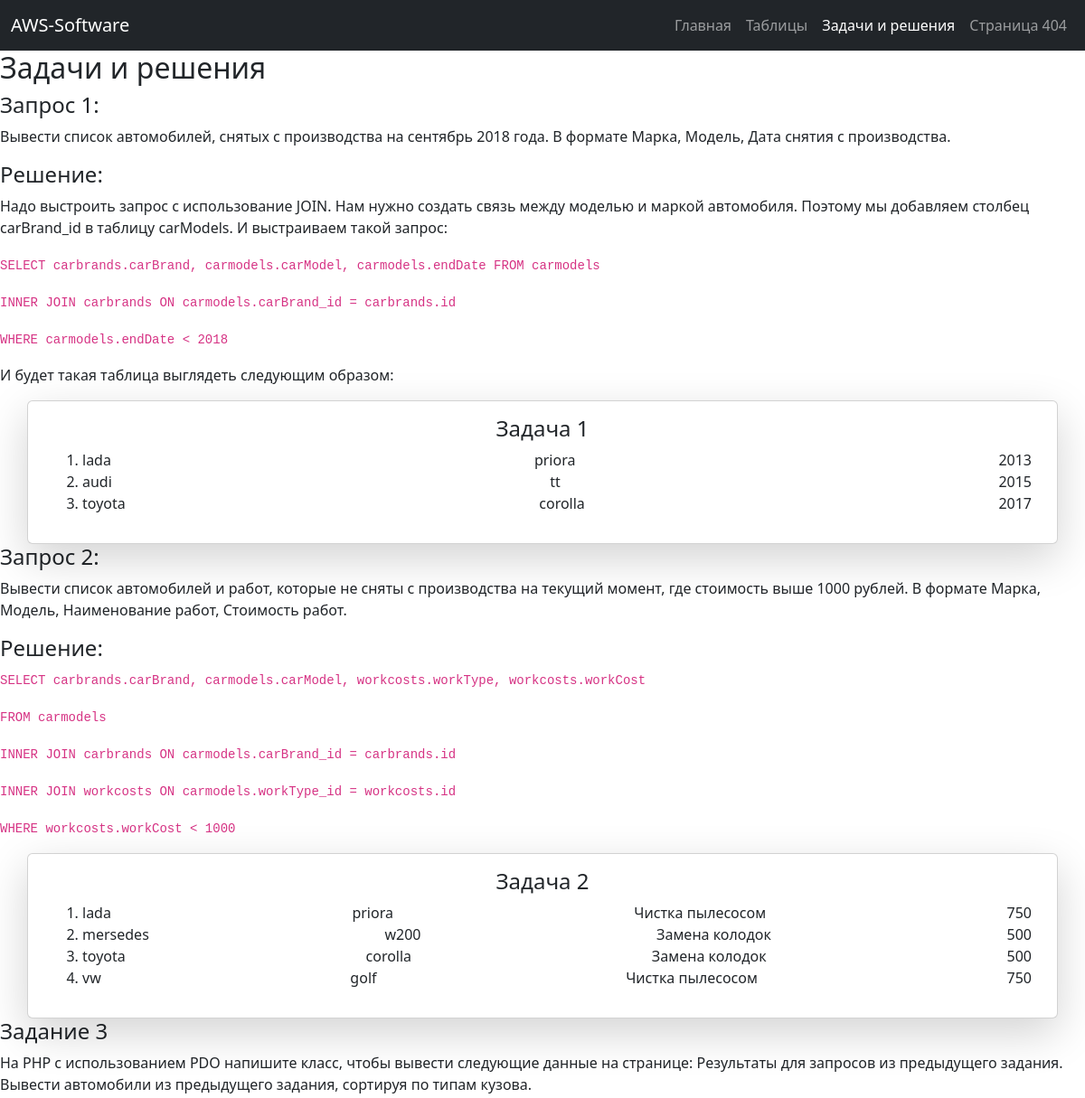
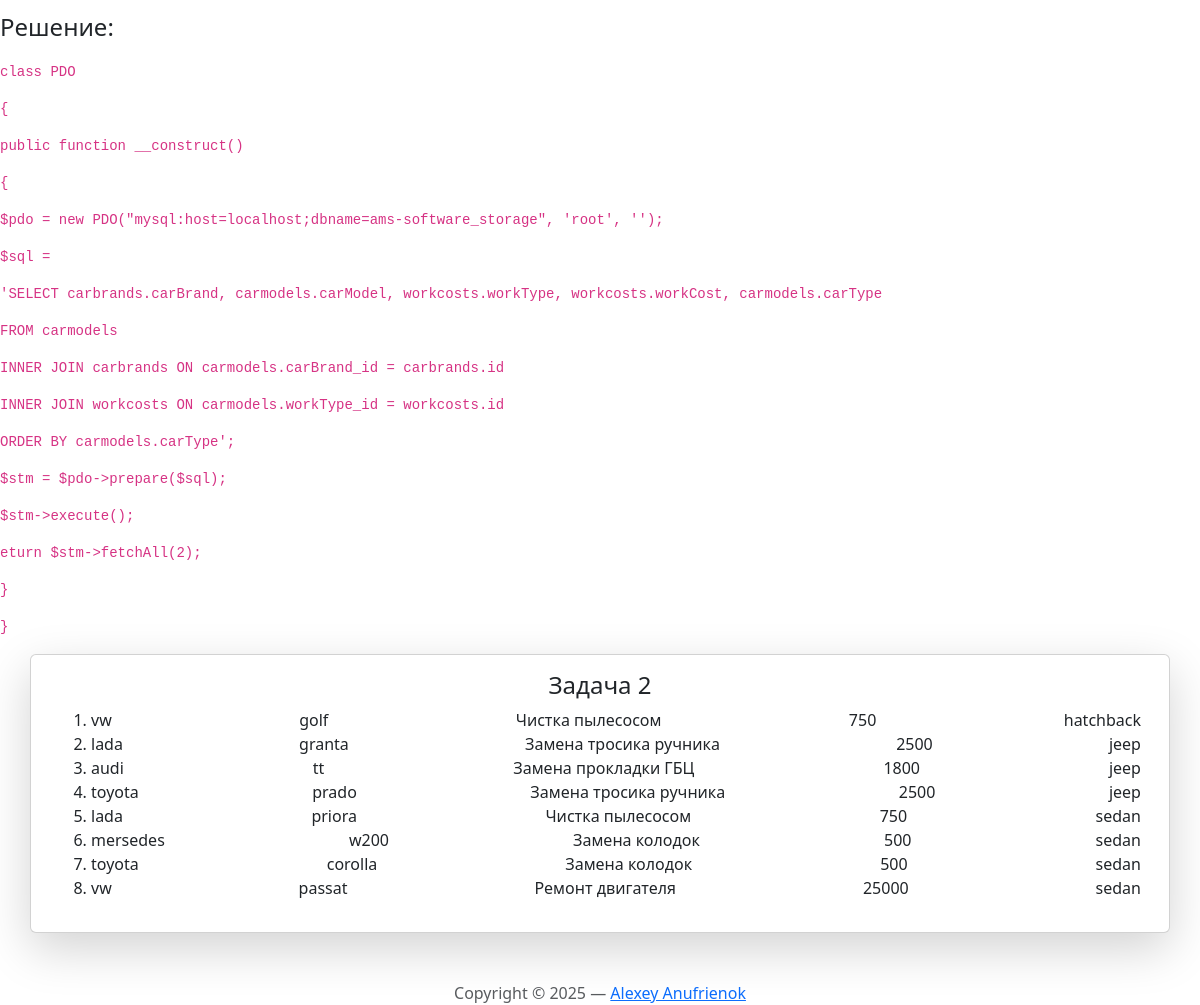
Page /task on the committed database (2 pictures, top to bottom).
### tables this page shows
CREATE TABLE `carmodels` (
  `id` int(11) NOT NULL,
  `carModel` varchar(30) DEFAULT NULL,
  `startDate` varchar(30) DEFAULT NULL,
  `endDate` varchar(30) DEFAULT NULL,
  `carImage` varchar(100) DEFAULT NULL,
  `carType` varchar(30) DEFAULT NULL,
  `carBrand_id` int(30) NOT NULL,
  `workType_id` int(30) NOT NULL
);

CREATE TABLE `carbrands` (
  `id` int(11) NOT NULL,
  `carBrand` varchar(30) DEFAULT NULL
);

CREATE TABLE `workcosts` (
  `id` int(11) NOT NULL,
  `workType` varchar(30) DEFAULT NULL,
  `workTime` varchar(30) DEFAULT NULL,
  `workCost` varchar(30) DEFAULT NULL
);

### app/controllers/Controller_task.php (called while the page is built, shortened)
<?php
class Controller_task extends Controller
{
    public function __construct()
    {
        $this->model = new Model_task();
    }
    public function action_index(): void
    {
        $data = $this->model->task();
        $this->view->generate(
            'task_view.php',
            'template_view.php',
            $data
        );
    }
}

### app/bootstrap.php (called while the page is built, shortened)
<?php
Router::start();

### index.php (called while the page is built, shortened)
<?php
require_once 'app/bootstrap.php';

### app/core/Connect.php (called while the page is built, shortened)
<?php
class Connect extends Db
{
    public static function db($database = null): PDO
    {
        $db = new db(
            CONFIG['host'],
            CONFIG['dbname'],
            CONFIG['charset'],
            CONFIG['username'],
            CONFIG['password'],
        );
        $dbVars = get_object_vars($db);
        try {
            if ($database == null) {
                return new PDO(
                    "mysql:host=$dbVars[host]",
                    "$dbVars[username]",
                    "$dbVars[password]"
                );
            } else {
                return new PDO(
                    "mysql:host=$dbVars[host];
                    dbname=$dbVars[dbname]",
                    "$dbVars[username]",
                    "$dbVars[password]"
                );
            }
        } catch (\Exception $e) {
            error_log($e->getMessage());
            die('MySQL is not connected!!!');
        }
    }
    public static function task1($dbname): false|array
    {
        $pdo = self::db($dbname);
        $sql =
            'SELECT carbrands.carBrand, carmodels.carModel, carmodels.endDate FROM carmodels
            INNER JOIN carbrands ON carmodels.carBrand_id = carbrands.id
            WHERE carmodels.endDate < 2018';
        $stm = $pdo->prepare($sql);
        $stm->execute();
        return $stm->fetchAll(2);
    }
    public static function task2($dbname): false|array
    {
        $pdo = self::db($dbname);
        $sql =
            'SELECT carbrands.carBrand, carmodels.carModel, workcosts.workType, workcosts.workCost
            FROM carmodels
            INNER JOIN carbrands ON carmodels.carBrand_id = carbrands.id
            INNER JOIN workcosts ON carmodels.workType_id = workcosts.id
            WHERE workcosts.workCost < 1000';
        $stm = $pdo->prepare($sql);
        $stm->execute();
        return $stm->fetchAll(2);
    }
    public static function task3($dbname): false|array
    {
        $pdo = self::db($dbname);
        $sql =
            'SELECT carbrands.carBrand, carmodels.carModel, workcosts.workType, workcosts.workCost, carmodels.carType
            FROM carmodels
            INNER JOIN carbrands ON carmodels.carBrand_id = carbrands.id
            INNER JOIN workcosts ON carmodels.workType_id = workcosts.id
            ORDER BY carmodels.carType';
        $stm = $pdo->prepare($sql);
        $stm->execute();
        return $stm->fetchAll(2);
    }
}

### app/models/Model_task.php (called while the page is built, shortened)
<?php
class Model_task
{
    public function task(): false|array
    {
        $res1 = Connect::task1(CONFIG['dbname']);
        $res2 = Connect::task2(CONFIG['dbname']);
        $res3 = Connect::task3(CONFIG['dbname']);
        return array($res1, $res2, $res3);
    }
}

### app/views/task_view.php (the view, shortened to what this page needs)
<h2>Задачи и решения</h2>
<h4>Запрос 1:</h4>
<p>Вывести список автомобилей, снятых с производства на сентябрь 2018 года. В формате Марка, Модель, Дата снятия с
    производства.</p>
<h4>Решение:</h4>
<p>Надо выстроить запрос с использование JOIN. Нам нужно создать связь между моделью и маркой автомобиля. Поэтому мы
    добавляем столбец carBrand_id в таблицу
    carModels. И выстраиваем такой запрос:</p>
<p><code>SELECT carbrands.carBrand, carmodels.carModel, carmodels.endDate FROM carmodels</code></p>
<p><code>INNER JOIN carbrands ON carmodels.carBrand_id = carbrands.id</code></p>
<p><code>WHERE carmodels.endDate < 2018</code></p>
<p>И будет такая таблица выглядеть следующим образом:</p>
<div class="h-100">
    <div class="container h-100">
        <div class="row justify-content-sm-center h-100">
            <div class="card shadow-lg">
                <div class="card-body">
                    <h4 class="text-center">Задача 1</h4>
                    <div class="d-flex flex-column">
                        <ol>
                            <?php
                            foreach ($data[0] as $item) {
                                ?>
                                <li>
                                    <div class="d-flex justify-content-between">
                                        <div class="cell"><?= $item['carBrand']; ?></div>
                                        <div class="cell"><?= $item['carModel']; ?></div>
                                        <div class="cell"><?= $item['endDate']; ?></div>
                                    </div>
                                </li>
                                <?php
                            } ?>
                        </ol>
                    </div>
                </div>
            </div>
        </div>
    </div>
</div>
<h4>Запрос 2:</h4>
<p>Вывести список автомобилей и работ, которые не сняты с производства на текущий момент, где стоимость выше 1000
    рублей. В формате Марка, Модель, Наименование работ, Стоимость работ.</p>
<h4>Решение:</h4>
<p><code>SELECT carbrands.carBrand, carmodels.carModel, workcosts.workType, workcosts.workCost</code></p>
<p><code>FROM carmodels</code></p>
<p><code>INNER JOIN carbrands ON carmodels.carBrand_id = carbrands.id</code></p>
<p><code>INNER JOIN workcosts ON carmodels.workType_id = workcosts.id</code></p>
<p><code>WHERE workcosts.workCost < 1000</code></p>
<div class="h-100">
    <div class="container h-100">
        <div class="row justify-content-sm-center h-100">
            <div class="card shadow-lg">
                <div class="card-body">
                    <h4 class="text-center">Задача 2</h4>
                    <div class="d-flex flex-column">
                        <ol>
                            <?php
                            foreach ($data[1] as $item) {
                                ?>
                                <li>
                                    <div class="d-flex justify-content-between">
                                        <div class="cell"><?= $item['carBrand']; ?></div>
                                        <div class="cell"><?= $item['carModel']; ?></div>
                                        <div class="cell"><?= $item['workType']; ?></div>
                                        <div class="cell"><?= $item['workCost']; ?></div>
                                    </div>
                                </li>
                                <?php
                            } ?>
                        </ol>
                    </div>
                </div>
            </div>
        </div>
    </div>
</div>
<h4>Задание 3</h4>
<p>На PHP с использованием PDO напишите класс, чтобы вывести следующие данные на странице:
    Результаты для запросов из предыдущего задания.
    Вывести автомобили из предыдущего задания, сортируя по типам кузова.
</p>
<h4>Решение:</h4>
<p>
    <code>
        <p>class PDO</p>
        <p>{</p>
        <p>public function __construct()</p>
        <p>{</p>
        <p>$pdo = new PDO("mysql:host=localhost;dbname=ams-software_storage", 'root', '');</p>
        <p>$sql =</p>
        <p>'SELECT carbrands.carBrand, carmodels.carModel, workcosts.workType, workcosts.workCost, carmodels.carType</p>
        <p>FROM carmodels</p>
        <p>INNER JOIN carbrands ON carmodels.carBrand_id = carbrands.id</p>
        <p>INNER JOIN workcosts ON carmodels.workType_id = workcosts.id</p>
        <p>ORDER BY carmodels.carType';</p>
        <p>$stm = $pdo->prepare($sql);</p>
        <p>$stm->execute();</p>
        <p>eturn $stm->fetchAll(2);</p>
        <p>}</p>
        <p>}</p>
    </code>
</p>
<div class="h-100">
    <div class="container h-100">
        <div class="row justify-content-sm-center h-100">
            <div class="card shadow-lg">
                <div class="card-body">
                    <h4 class="text-center">Задача 2</h4>
                    <div class="d-flex flex-column">
                        <ol>
                            <?php
                            foreach ($data[2] as $item) {
                                ?>
                                <li>
                                    <div class="d-flex justify-content-between">
                                        <div class="cell"><?= $item['carBrand']; ?></div>
                                        <div class="cell"><?= $item['carModel']; ?></div>
                                        <div class="cell"><?= $item['workType']; ?></div>
                                        <div class="cell"><?= $item['workCost']; ?></div>
                                        <div class="cell"><?= $item['carType']; ?></div>
                                    </div>
                                </li>
                                <?php
                            } ?>
                        </ol>
                    </div>
                </div>
            </div>
        </div>
    </div>
</div>

### rows in the picture
carmodels: carBrand.carBrand "lada", carModel "priora", endDate "2013", workcosts.workType "Чистка пылесосом", workcosts.workCost "750", carType "sedan"
carmodels: carBrand.carBrand "audi", carModel "tt", endDate "2015", workcosts.workType "Замена прокладки ГБЦ", workcosts.workCost "1800", carType "jeep"
carmodels: carBrand.carBrand "toyota", carModel "corolla", endDate "2017", workcosts.workType "Замена колодок", workcosts.workCost "500", carType "sedan"
carmodels: carBrand.carBrand "mersedes", carModel "w200", workcosts.workType "Замена колодок", workcosts.workCost "500", carType "sedan"
carmodels: carBrand.carBrand "vw", carModel "golf", workcosts.workType "Чистка пылесосом", workcosts.workCost "750", carType "hatchback"
carmodels: carBrand.carBrand "lada", carModel "granta", workcosts.workType "Замена тросика ручника", workcosts.workCost "2500", carType "jeep"
carmodels: carBrand.carBrand "toyota", carModel "prado", workcosts.workType "Замена тросика ручника", workcosts.workCost "2500", carType "jeep"
carmodels: carBrand.carBrand "vw", carModel "passat", workcosts.workType "Ремонт двигателя", workcosts.workCost "25000", carType "sedan"
